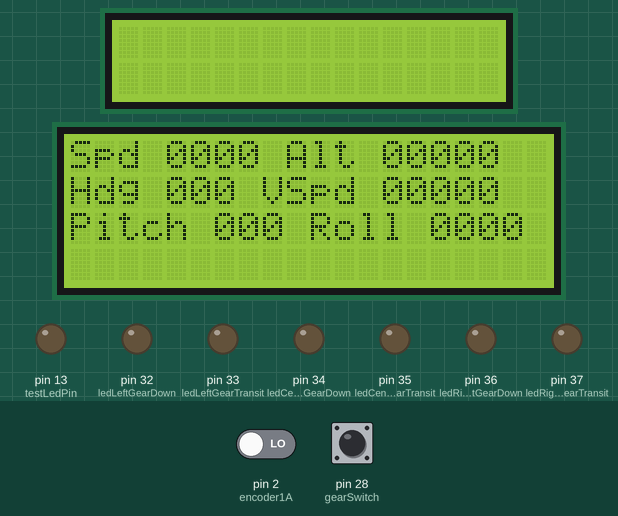
A sketch run on a simulated Arduino Mega 2560, built with avr-gcc and run on an emulated ATmega2560. Shown: 16×2 character LCD, 20×4 character LCD, output pins drawn as LEDs (lit = HIGH). The inputs (shaded band) are chosen by the test bench; at power-on: pin 28 (gearSwitch) HIGH, pin 2 (encoder1A) LOW.

Above: at 2.5 s.
2.6 s: pin 28 (gearSwitch) pulled LOW for 0.15 s
At 2.67 s:
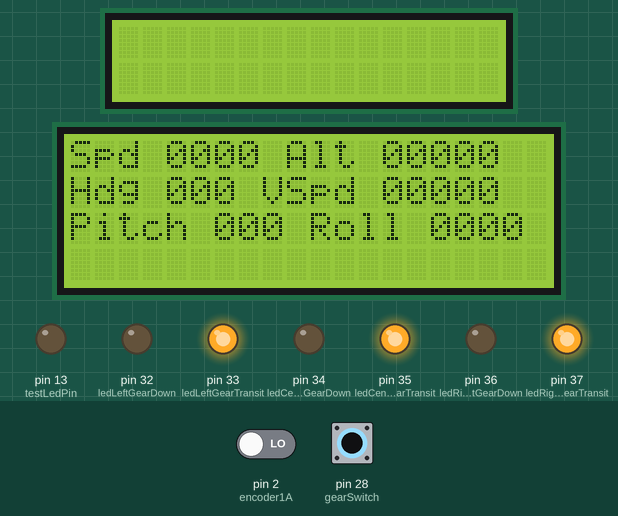
4.2 s: pin 28 (gearSwitch) pulled LOW for 3.2 s
At 8.3 s:
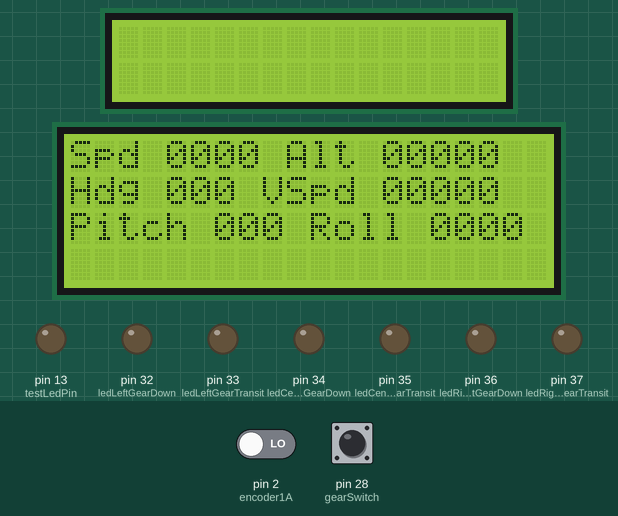
Timing chart, 0 to 9.8 s (numbered marks = the images above; inputs shaded):
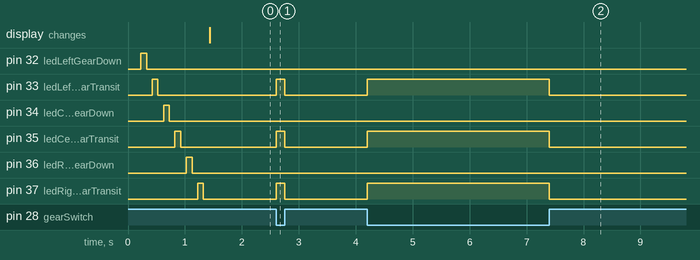

The sketch:

Arduino.ino
```cpp
#include <LiquidCrystal.h>


const int testLedPin = 13;      // the pin that the LED is attached to

// LCDs
LiquidCrystal lcd1(52, 53,50,51,48,49);
LiquidCrystal lcd2(45, 44,43,42,41,40);
//ENCODERS;
int encoder1A = 2;  // pin 12
int encoder1B = 3;  // pin 11
int encoder1AValue;  // pin 12
int encoder1BValue;  // pin 11
int enconder1Counter=0;
//BUTTONS
int gearSwitch = 28;     // the number of the pushbutton pin
//LEDS
int ledLeftGearDown=32;
int ledLeftGearTransit=33;
int ledCenterGearTransit=35;
int ledCenterGearDown=34;
int ledRightGearTransit=37;
int ledRightGearDown=36;


//SIM VARS
byte gear1Position;
byte gear2Position;
byte gear3Position;
int planeIASValue = 0;
int planeAltValue    = 0;
int planePitchValue   = 0;
int planeRollValue   = 0;
int planeHeadingValue = 0;
int planeVSpeedValue=0;
//INPUTS
int gearSwitchValue;

//time
long time;
long lcdLastRefresh;
const int lcdRefreshInterval=100; //millis

void setup()
{
  //LCDS
  // set up the LCD's number of columns and rows:
  lcd1.begin(16, 2);
  lcd2.begin(20, 4);

  //ENCODERS
  pinMode(encoder1A, INPUT);
  pinMode(encoder1B, INPUT);

  //INTERRUPTIONS
  attachInterrupt(0, rise, RISING);

  // LEDS
  pinMode(testLedPin, OUTPUT);
  pinMode(ledLeftGearDown, OUTPUT);
  pinMode(ledLeftGearTransit, OUTPUT);
  pinMode(ledCenterGearTransit, OUTPUT);
  pinMode(ledCenterGearDown, OUTPUT);
  pinMode(ledRightGearTransit, OUTPUT);
  pinMode(ledRightGearDown, OUTPUT);

  //SWITCHES
  pinMode(gearSwitch, INPUT);

   // initialize the serial communication:
  Serial.begin(9600);

  testGearsLeds();


  time = millis();
  lcdLastRefresh=time;
}
void rise(){
  encoder1AValue=digitalRead(encoder1A);
  encoder1BValue=digitalRead(encoder1B);
  if(encoder1AValue && encoder1BValue){
    enconder1Counter++;
  }else{
    enconder1Counter--;
  }

}


void loop() {


  time = millis();

  //READ PANEL INPUTS
  gearSwitchValue = !digitalRead(gearSwitch);

  //DISPLAY INFO
  int dif=millis()-lcdLastRefresh;
  if(dif>lcdRefreshInterval){
      lcdLastRefresh=millis();
      lcd1.clear();
      //lcd2.clear();

      lcd2.setCursor(0,0);
      lcd2.print ("Spd");
      lcd2.setCursor(4,0);
      lcd2.print (formatNumberLength(planeIASValue,4));

      lcd2.setCursor(9,0);
      lcd2.print ("Alt");
      lcd2.setCursor(13,0);
      lcd2.print (formatNumberLength(planeAltValue,5));

      lcd2.setCursor(0,1);
      lcd2.print ("Hdg");
      lcd2.setCursor(4,1);
      lcd2.print (formatNumberLength(planeHeadingValue,3));

      lcd2.setCursor(8,1);
      lcd2.print ("VSpd");
      lcd2.setCursor(13,1);
      lcd2.print (formatNumberLength(planeVSpeedValue,5));

      lcd2.setCursor(0,2);
      lcd2.print ("Pitch");
      lcd2.setCursor(6,2);
      lcd2.print (formatNumberLength(planePitchValue,3));

      lcd2.setCursor(10,2);
      lcd2.print ("Roll");
      lcd2.setCursor(15,2);
      lcd2.print (formatNumberLength(planeRollValue,4));
   }

   //GEAR LEDS
  if(gearSwitchValue){//SWITCH DOWN (1)
     if(gear1Position==255){
          digitalWrite(ledCenterGearTransit, LOW);
          digitalWrite(ledCenterGearDown, HIGH);
      }else{
         digitalWrite(ledCenterGearTransit, HIGH);
          digitalWrite(ledCenterGearDown, LOW);
      }

       if(gear2Position==255){
          digitalWrite(ledLeftGearTransit, LOW);
          digitalWrite(ledLeftGearDown, HIGH);
      }else{
         digitalWrite(ledLeftGearTransit, HIGH);
          digitalWrite(ledLeftGearDown, LOW);
      }

      if(gear3Position==255){
          digitalWrite(ledRightGearTransit, LOW);
          digitalWrite(ledRightGearDown, HIGH);
      }else{
         digitalWrite(ledRightGearTransit, HIGH);
          digitalWrite(ledRightGearDown, LOW);
      }
  }else{//SWITCH UP (0)
     digitalWrite(ledCenterGearDown, LOW);
    if(gear1Position==0){
        digitalWrite(ledCenterGearTransit, LOW);
    }else{
       digitalWrite(ledCenterGearTransit, HIGH);
    }
    digitalWrite(ledLeftGearDown, LOW);
    if(gear2Position==0){
        digitalWrite(ledLeftGearTransit, LOW);
    }else{
       digitalWrite(ledLeftGearTransit, HIGH);
    }
    digitalWrite(ledRightGearDown, LOW);
    if(gear3Position==0){
        digitalWrite(ledRightGearTransit, LOW);
    }else{
       digitalWrite(ledRightGearTransit, HIGH);
    }

  }

}

void serialEvent() {

  // check if data has been sent from the computer:
  if (Serial.available()) {

    // read the most recent byte (which will be from 0 to 255):
    gear1Position =readByte();
    gear2Position = readByte();
    gear3Position = readByte();
    planePitchValue=readInt();
    planeRollValue=readInt();
    planeHeadingValue=readInt();
    planeIASValue=readInt();
    planeAltValue=readInt();
    planeVSpeedValue=readInt();

    while (Serial.available()) {
       //FLUSH
       Serial.read();
    }
    // set the brightness of the LED:
    Serial.write(gearSwitchValue);
  }
}


void testGearsLeds(){
    digitalWrite(ledLeftGearDown, LOW);
     delay(100);
     digitalWrite(ledLeftGearDown, HIGH);
     delay(100);
     digitalWrite(ledLeftGearDown, LOW);

      digitalWrite(ledLeftGearTransit, LOW);
     delay(100);
     digitalWrite(ledLeftGearTransit, HIGH);
     delay(100);
     digitalWrite(ledLeftGearTransit, LOW);


      digitalWrite(ledCenterGearDown, LOW);
     delay(100);
     digitalWrite(ledCenterGearDown, HIGH);
     delay(100);
     digitalWrite(ledCenterGearDown, LOW);

     digitalWrite(ledCenterGearTransit, LOW);
     delay(100);
     digitalWrite(ledCenterGearTransit, HIGH);
     delay(100);
     digitalWrite(ledCenterGearTransit, LOW);


      digitalWrite(ledRightGearDown, LOW);
     delay(100);
     digitalWrite(ledRightGearDown, HIGH);
     delay(100);
     digitalWrite(ledRightGearDown, LOW);


      digitalWrite(ledRightGearTransit, LOW);
     delay(100);
     digitalWrite(ledRightGearTransit, HIGH);
     delay(100);
     digitalWrite(ledRightGearTransit, LOW);
}

String formatNumberLength(int number,int length){
  String aux=String(number);
  if(aux[0] == '-'){
     aux=aux.substring(1,aux.length());
     while(aux.length()<length-1){
       aux="0"+aux;
    }
    return "-"+aux;
  }else{
    while(aux.length()<length){
       aux="0"+aux;
    }
     return aux;
  }

}

byte readByte(){
    while(!Serial.available()) ;
    return Serial.read();

}
int readInt(){
  while(!Serial.available()) ;
   int value=Serial.read();
   while(!Serial.available()) ;
   value+=(256*Serial.read());
    return value;
}
```

Measured:
- after the input at 2.6 s, pin 33 (ledLeftGearTransit), pin 35 (ledCenterGearTransit), pin 37 (ledRightGearTransit): LOW → HIGH at once, → LOW 0.15 s later
- after the input at 4.2 s, pin 33 (ledLeftGearTransit), pin 35 (ledCenterGearTransit), pin 37 (ledRightGearTransit): LOW → HIGH at once, → LOW 3.2 s later
